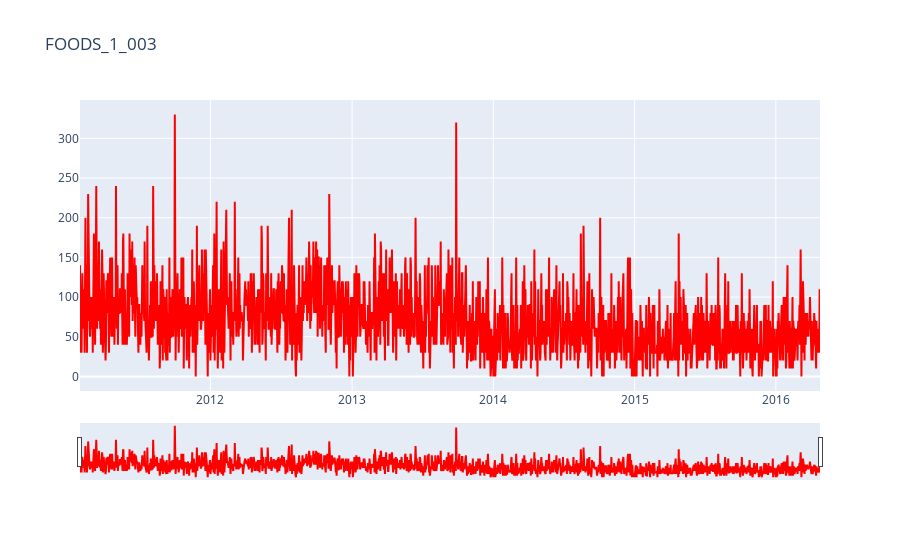

Notebook code for this chart:
### Code cell
fig_c = go.Figure()
fig_c.add_trace(go.Scatter(x=pms_d.Date, y=pms_d.iloc[:,2], name=pms_d.columns[2],
                         line_color='red'))
fig_c.update_layout(title_text=pms_d.columns[2],
                    xaxis_rangeslider_visible=True)
fig_c.show()

### Figure 1 — Plotly figure (JSON) as saved in the notebook; plotly's stock layout.template omitted (floating-point values rounded to 4 significant figures; data arrays with more than 128 entries replaced by an {"elided": "..."} marker saying what was removed)
{"data": [{"line": {"color": "red"}, "name": "FOODS_1_003", "type": "scatter", "x": {"elided": "1913 str values"}, "y": {"elided": "1913 int values"}}], "layout": {"title": {"text": "FOODS_1_003"}, "xaxis": {"rangeslider": {"visible": true}}}}
